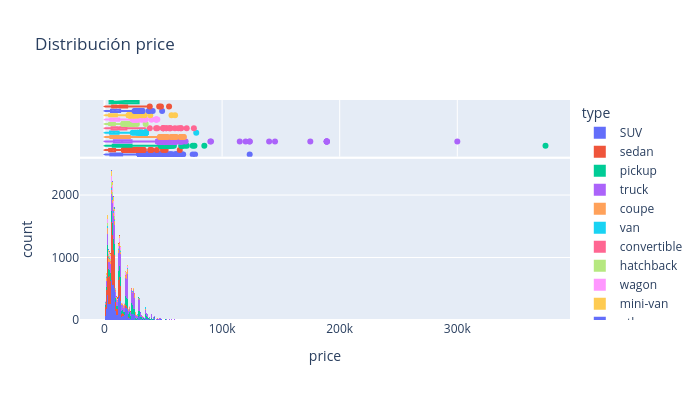

The cell this chart's notebook holds for it:
### Code cell
# Filtrar nulos en esas dos columnas para evitar errores de cálculo
df_clean = df.dropna(subset=list(v))

# Visualizar histograma de variable 1
hist_plot01 = px.histogram(
    df_clean, 
    x = v[0], 
    title = f"Distribución {v[0]}", 
    color = "type", 
    #marginal = "box", 
    width = 700, 
    height = 400
)
hist_plot01.show()

### Figure 1 — Plotly figure (JSON) as saved in the notebook; plotly's stock layout.template omitted (floating-point values rounded to 4 significant figures; data arrays with more than 128 entries replaced by an {"elided": "..."} marker saying what was removed)
{"data": [{"bingroup": "x", "hovertemplate": "type=SUV<br>price=%{x}<br>count=%{y}<extra></extra>", "legendgroup": "SUV", "marker": {"color": "#636efa", "pattern": {"shape": ""}}, "name": "SUV", "orientation": "v", "showlegend": true, "type": "histogram", "x": {"elided": "11486 int values"}, "xaxis": "x", "yaxis": "y"}, {"hovertemplate": "type=SUV<br>price=%{x}<extra></extra>", "legendgroup": "SUV", "marker": {"color": "#636efa"}, "name": "SUV", "notched": true, "showlegend": false, "type": "box", "x": {"elided": "11486 int values"}, "xaxis": "x2", "yaxis": "y2"}, {"bingroup": "x", "hovertemplate": "type=sedan<br>price=%{x}<br>count=%{y}<extra></extra>", "legendgroup": "sedan", "marker": {"color": "#EF553B", "pattern": {"shape": ""}}, "name": "sedan", "orientation": "v", "showlegend": true, "type": "histogram", "x": {"elided": "11306 int values"}, "xaxis": "x", "yaxis": "y"}, {"hovertemplate": "type=sedan<br>price=%{x}<extra></extra>", "legendgroup": "sedan", "marker": {"color": "#EF553B"}, "name": "sedan", "notched": true, "showlegend": false, "type": "box", "x": {"elided": "11306 int values"}, "xaxis": "x2", "yaxis": "y2"}, {"bingroup": "x", "hovertemplate": "type=pickup<br>price=%{x}<br>count=%{y}<extra></extra>", "legendgroup": "pickup", "marker": {"color": "#00cc96", "pattern": {"shape": ""}}, "name": "pickup", "orientation": "v", "showlegend": true, "type": "histogram", "x": {"elided": "6484 int values"}, "xaxis": "x", "yaxis": "y"}, {"hovertemplate": "type=pickup<br>price=%{x}<extra></extra>", "legendgroup": "pickup", "marker": {"color": "#00cc96"}, "name": "pickup", "notched": true, "showlegend": false, "type": "box", "x": {"elided": "6484 int values"}, "xaxis": "x2", "yaxis": "y2"}, {"bingroup": "x", "hovertemplate": "type=truck<br>price=%{x}<br>count=%{y}<extra></extra>", "legendgroup": "truck", "marker": {"color": "#ab63fa", "pattern": {"shape": ""}}, "name": "truck", "orientation": "v", "showlegend": true, "type": "histogram", "x": {"elided": "11517 int values"}, "xaxis": "x", "yaxis": "y"}, {"hovertemplate": "type=truck<br>price=%{x}<extra></extra>", "legendgroup": "truck", "marker": {"color": "#ab63fa"}, "name": "truck", "notched": true, "showlegend": false, "type": "box", "x": {"elided": "11517 int values"}, "xaxis": "x2", "yaxis": "y2"}, {"bingroup": "x", "hovertemplate": "type=coupe<br>price=%{x}<br>count=%{y}<extra></extra>", "legendgroup": "coupe", "marker": {"color": "#FFA15A", "pattern": {"shape": ""}}, "name": "coupe", "orientation": "v", "showlegend": true, "type": "histogram", "x": {"elided": "2158 int values"}, "xaxis": "x", "yaxis": "y"}, {"hovertemplate": "type=coupe<br>price=%{x}<extra></extra>", "legendgroup": "coupe", "marker": {"color": "#FFA15A"}, "name": "coupe", "notched": true, "showlegend": false, "type": "box", "x": {"elided": "2158 int values"}, "xaxis": "x2", "yaxis": "y2"}, {"bingroup": "x", "hovertemplate": "type=van<br>price=%{x}<br>count=%{y}<extra></extra>", "legendgroup": "van", "marker": {"color": "#19d3f3", "pattern": {"shape": ""}}, "name": "van", "orientation": "v", "showlegend": true, "type": "histogram", "x": {"elided": "594 int values"}, "xaxis": "x", "yaxis": "y"}, {"hovertemplate": "type=van<br>price=%{x}<extra></extra>", "legendgroup": "van", "marker": {"color": "#19d3f3"}, "name": "van", "notched": true, "showlegend": false, "type": "box", "x": {"elided": "594 int values"}, "xaxis": "x2", "yaxis": "y2"}, {"bingroup": "x", "hovertemplate": "type=convertible<br>price=%{x}<br>count=%{y}<extra></extra>", "legendgroup": "convertible", "marker": {"color": "#FF6692", "pattern": {"shape": ""}}, "name": "convertible", "orientation": "v", "showlegend": true, "type": "histogram", "x": {"elided": "419 int values"}, "xaxis": "x", "yaxis": "y"}, {"hovertemplate": "type=convertible<br>price=%{x}<extra></extra>", "legendgroup": "convertible", "marker": {"color": "#FF6692"}, "name": "convertible", "notched": true, "showlegend": false, "type": "box", "x": {"elided": "419 int values"}, "xaxis": "x2", "yaxis": "y2"}, {"bingroup": "x", "hovertemplate": "type=hatchback<br>price=%{x}<br>count=%{y}<extra></extra>", "legendgroup": "hatchback", "marker": {"color": "#B6E880", "pattern": {"shape": ""}}, "name": "hatchback", "orientation": "v", "showlegend": true, "type": "histogram", "x": {"elided": "974 int values"}, "xaxis": "x", "yaxis": "y"}, {"hovertemplate": "type=hatchback<br>price=%{x}<extra></extra>", "legendgroup": "hatchback", "marker": {"color": "#B6E880"}, "name": "hatchback", "notched": true, "showlegend": false, "type": "box", "x": {"elided": "974 int values"}, "xaxis": "x2", "yaxis": "y2"}, {"bingroup": "x", "hovertemplate": "type=wagon<br>price=%{x}<br>count=%{y}<extra></extra>", "legendgroup": "wagon", "marker": {"color": "#FF97FF", "pattern": {"shape": ""}}, "name": "wagon", "orientation": "v", "showlegend": true, "type": "histogram", "x": {"elided": "1431 int values"}, "xaxis": "x", "yaxis": "y"}, {"hovertemplate": "type=wagon<br>price=%{x}<extra></extra>", "legendgroup": "wagon", "marker": {"color": "#FF97FF"}, "name": "wagon", "notched": true, "showlegend": false, "type": "box", "x": {"elided": "1431 int values"}, "xaxis": "x2", "yaxis": "y2"}, {"bingroup": "x", "hovertemplate": "type=mini-van<br>price=%{x}<br>count=%{y}<extra></extra>", "legendgroup": "mini-van", "marker": {"color": "#FECB52", "pattern": {"shape": ""}}, "name": "mini-van", "orientation": "v", "showlegend": true, "type": "histogram", "x": {"elided": "1075 int values"}, "xaxis": "x", "yaxis": "y"}, {"hovertemplate": "type=mini-van<br>price=%{x}<extra></extra>", "legendgroup": "mini-van", "marker": {"color": "#FECB52"}, "name": "mini-van", "notched": true, "showlegend": false, "type": "box", "x": {"elided": "1075 int values"}, "xaxis": "x2", "yaxis": "y2"}, {"bingroup": "x", "hovertemplate": "type=other<br>price=%{x}<br>count=%{y}<extra></extra>", "legendgroup": "other", "marker": {"color": "#636efa", "pattern": {"shape": ""}}, "name": "other", "orientation": "v", "showlegend": true, "type": "histogram", "x": {"elided": "234 int values"}, "xaxis": "x", "yaxis": "y"}, {"hovertemplate": "type=other<br>price=%{x}<extra></extra>", "legendgroup": "other", "marker": {"color": "#636efa"}, "name": "other", "notched": true, "showlegend": false, "type": "box", "x": {"elided": "234 int values"}, "xaxis": "x2", "yaxis": "y2"}, {"bingroup": "x", "hovertemplate": "type=offroad<br>price=%{x}<br>count=%{y}<extra></extra>", "legendgroup": "offroad", "marker": {"color": "#EF553B", "pattern": {"shape": ""}}, "name": "offroad", "orientation": "v", "showlegend": true, "type": "histogram", "x": {"elided": "204 int values"}, "xaxis": "x", "yaxis": "y"}, {"hovertemplate": "type=offroad<br>price=%{x}<extra></extra>", "legendgroup": "offroad", "marker": {"color": "#EF553B"}, "name": "offroad", "notched": true, "showlegend": false, "type": "box", "x": {"elided": "204 int values"}, "xaxis": "x2", "yaxis": "y2"}, {"bingroup": "x", "hovertemplate": "type=bus<br>price=%{x}<br>count=%{y}<extra></extra>", "legendgroup": "bus", "marker": {"color": "#00cc96", "pattern": {"shape": ""}}, "name": "bus", "orientation": "v", "showlegend": true, "type": "histogram", "x": [10500, 28990, 10500, 4995, 28990, 28990, 4995, 28990, 28990, 28990, 4995, 28990, 4995, 28990, 6997, 7900, 7500, 4995, 10000, 6997, 6997, 28990, 28990, 28990], "xaxis": "x", "yaxis": "y"}, {"hovertemplate": "type=bus<br>price=%{x}<extra></extra>", "legendgroup": "bus", "marker": {"color": "#00cc96"}, "name": "bus", "notched": true, "showlegend": false, "type": "box", "x": [10500, 28990, 10500, 4995, 28990, 28990, 4995, 28990, 28990, 28990, 4995, 28990, 4995, 28990, 6997, 7900, 7500, 4995, 10000, 6997, 6997, 28990, 28990, 28990], "xaxis": "x2", "yaxis": "y2"}], "layout": {"barmode": "relative", "height": 400, "legend": {"title": {"text": "type"}, "tracegroupgap": 0}, "title": {"text": "Distribución price"}, "width": 700, "xaxis": {"anchor": "y", "domain": [0, 1], "title": {"text": "price"}}, "xaxis2": {"anchor": "y2", "domain": [0, 1], "matches": "x", "showgrid": true, "showticklabels": false}, "yaxis": {"anchor": "x", "domain": [0, 0.7326], "title": {"text": "count"}}, "yaxis2": {"anchor": "x2", "domain": [0.7426, 1], "matches": "y2", "showgrid": false, "showline": false, "showticklabels": false, "ticks": ""}}}
